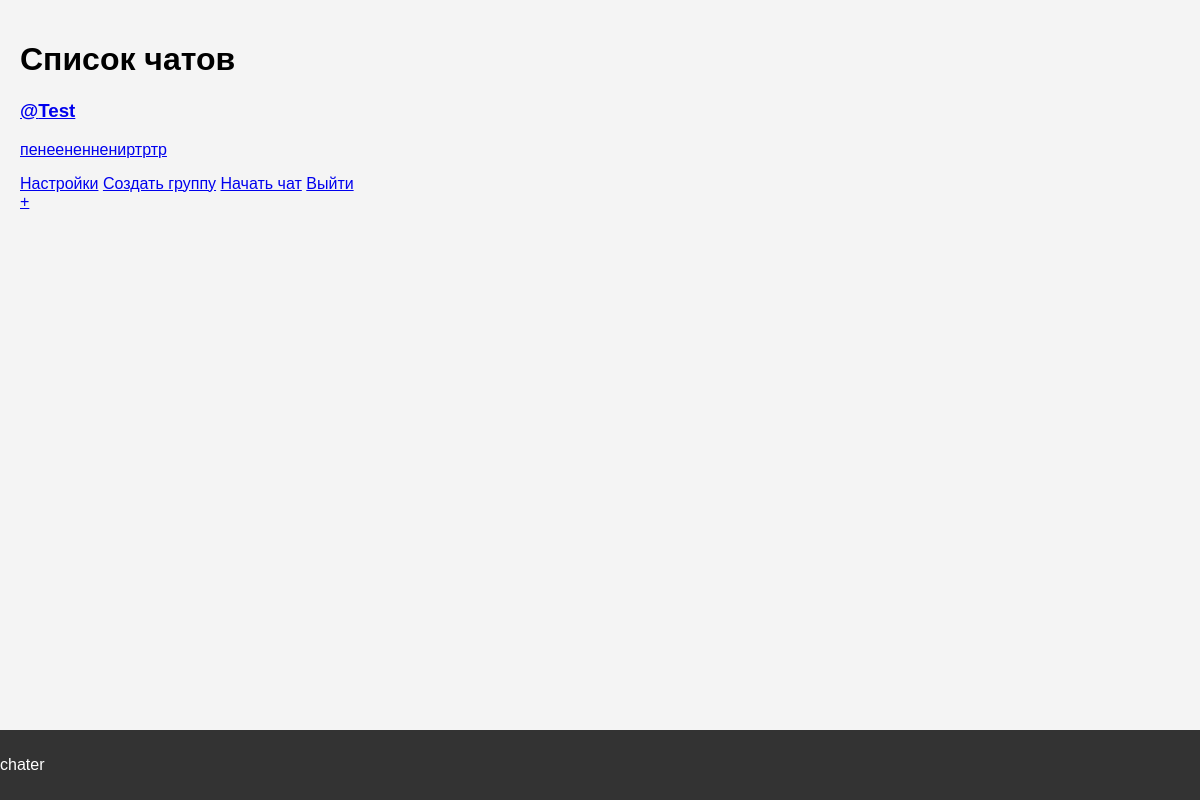
/chats (signed in), run on an earlier commit of the app's database.
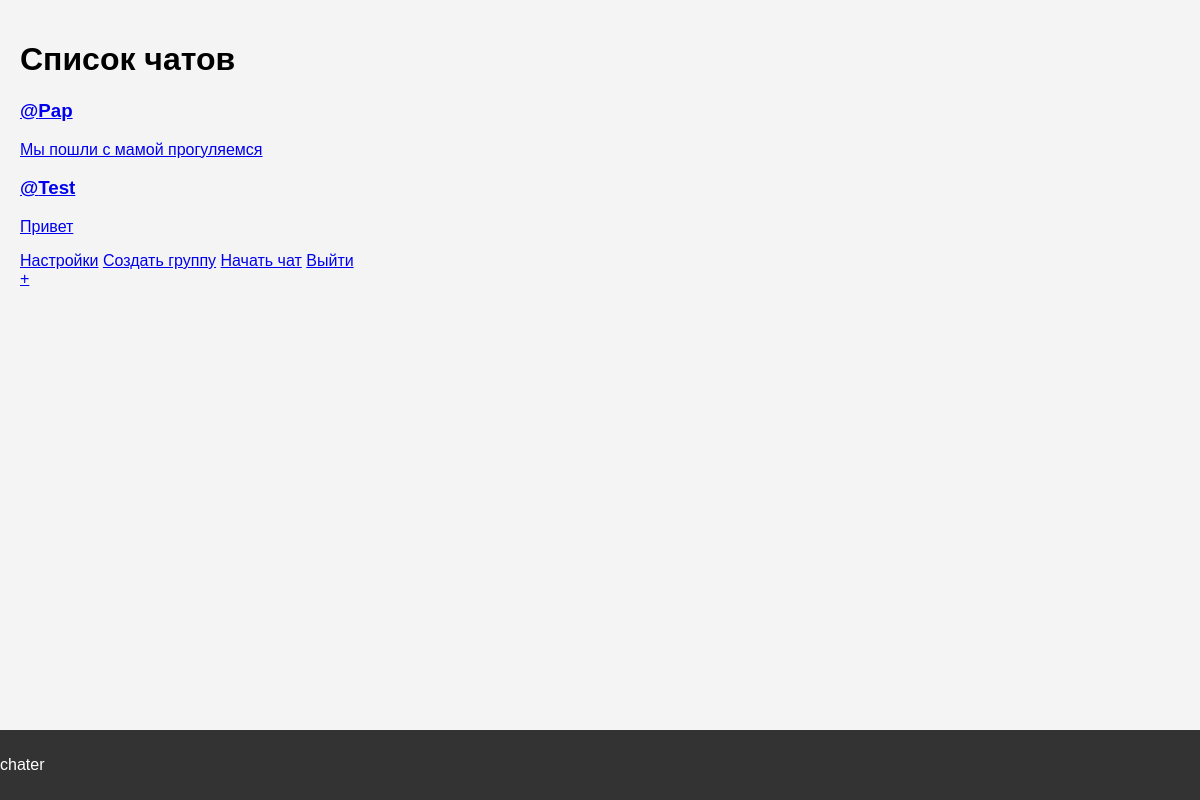
And on a later commit of the database.
### app.py (models this page shows, shortened)
class Conversation(db.Model):
    __tablename__ = 'conversations'
    id = db.Column(db.Integer, primary_key=True)
    type = db.Column(db.String(10))
    last_message_timestamp = db.Column(db.DateTime)
    __mapper_args__ = {
        'polymorphic_on': type,
        'polymorphic_identity': 'conversation'
    }
    messages = db.relationship('Message', backref='conversation', lazy='dynamic')

class DirectMessage(Conversation):
    __tablename__ = 'direct_messages'
    id = db.Column(db.Integer, db.ForeignKey('conversations.id'), primary_key=True)
    user1_id = db.Column(db.Integer, db.ForeignKey('user.id'))
    user2_id = db.Column(db.Integer, db.ForeignKey('user.id'))
    __mapper_args__ = {
        'polymorphic_identity': 'direct'
    }

class User(UserMixin, db.Model):
    id = db.Column(db.Integer, primary_key=True)
    username = db.Column(db.String(80), unique=True, nullable=False)
    password_hash = db.Column(db.String(128), nullable=False)
    avatar = db.Column(db.String(100), nullable=True)
    direct_messages_as_user1 = db.relationship('DirectMessage', foreign_keys='DirectMessage.user1_id', backref='user1')
    direct_messages_as_user2 = db.relationship('DirectMessage', foreign_keys='DirectMessage.user2_id', backref='user2')
    groups = db.relationship('Group', secondary='group_members', backref='members')
    sent_messages = db.relationship('Message', backref='sender')
    def get_conversations(self):
        try:
            direct = DirectMessage.query.filter(
                (DirectMessage.user1_id == self.id) | (DirectMessage.user2_id == self.id)
            ).all()
            group = self.groups
            conversations = direct + list(group)
            result = []
            for conv in conversations:
                last_message = conv.messages.order_by(Message.timestamp.desc()).first()
                result.append((conv, last_message))
            result.sort(key=lambda x: x[1].timestamp if x[1] else datetime.min, reverse=True)
            logger.debug(f"Пользователь {self.username} получил {len(result)} бесед")
            return result
        except Exception as e:
            logger.error(f"Ошибка в get_conversations для пользователя {self.username}: {str(e)}")
            return []  # Возвращаем пустой список в случае ошибки

class Message(db.Model):
    id = db.Column(db.Integer, primary_key=True)
    conversation_id = db.Column(db.Integer, db.ForeignKey('conversations.id'), nullable=False)
    sender_id = db.Column(db.Integer, db.ForeignKey('user.id'), nullable=False)
    text = db.Column(db.Text, nullable=False)
    timestamp = db.Column(db.DateTime, default=datetime.utcnow)

### app.py (the view)
@app.route('/chats')
@login_required
def chats():
    conversations = current_user.get_conversations()
    return render_template('chats.html', conversations=conversations)

### app.py (called while the page is built)
@login_manager.user_loader
def load_user(user_id):
    return db.session.get(User, int(user_id))

### templates/chats.html (shortened to what this page needs)
<!DOCTYPE html>
<html lang="ru">
<head>
    <link rel="stylesheet" href="{{ url_for('static', filename='css/style.css') }}">
</head>
<body>
<header>
    <h1>Список чатов</h1>
</header>
<main>
    <div class="chat-list">
        {% if conversations %}
        {% for conversation, last_message in conversations %}
        <a href="{{ url_for('chat', conversation_id=conversation.id) }}" class="chat-item">
            <div>
                {% if conversation.type == 'direct' %}
                {% set other = conversation.user1 if conversation.user1 != current_user else conversation.user2 %}
                <h3>@{{ other.username }}</h3>
                {% else %}
                <h3>{{ conversation.name }}</h3>
                {% endif %}
                {% if last_message %}
                <p>{{ last_message.text[:50] + '...' if last_message.text|length > 50 else last_message.text }}</p>
                {% else %}
                <p>Нет сообщений</p>
                {% endif %}
            </div>
        </a>
        {% endfor %}
        {% else %}
        <p>У вас пока нет чатов. <a href="{{ url_for('start_chat') }}">Начните новый чат</a> или <a
                href="{{ url_for('create_group') }}">создайте группу</a>.</p>
        {% endif %}
    </div>
    <div class="sidebar">
        <a href="{{ url_for('settings') }}">Настройки</a>
        <a href="{{ url_for('create_group') }}">Создать группу</a>
        <a href="{{ url_for('start_chat') }}">Начать чат</a>
        <a href="{{ url_for('logout') }}">Выйти</a>
    </div>
</main>
<footer>
    <p>chater</p>
</footer>
<a href="{{ url_for('start_chat') }}" class="fab">+</a>
</body>
</html>

What changed in the data, as far as the page shows it:
added DirectMessage: text "Мы пошли с мамой прогуляемся"
added User: username "Pap"
computed for DirectMessage: text "пенеененнениртртр" → "Привет"
